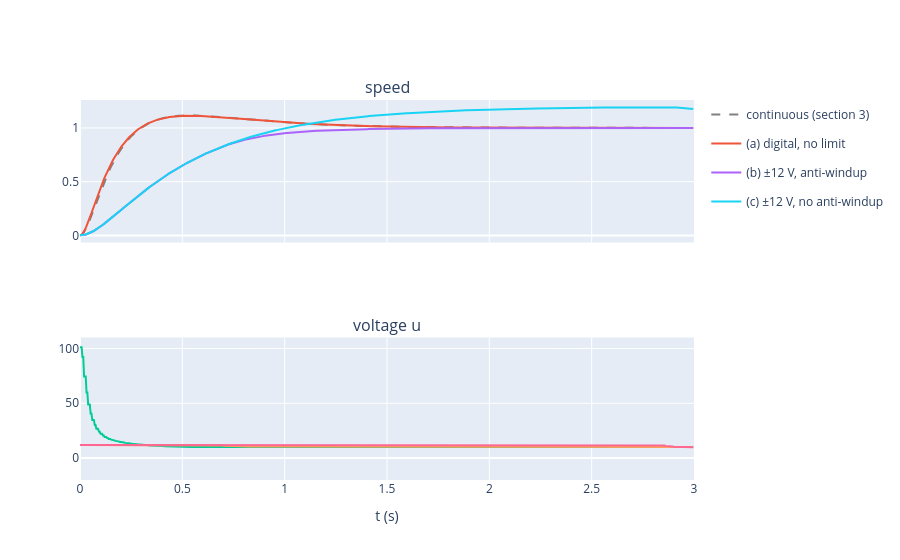

Here is the notebook cell this chart was saved with:
### Markdown cell above
到了穩態，誤差（比例項）和微分項都趨近 0，維持 x = 1 所需的力 k·x = 2 全部由積分項提供，這就是積分能消除穩態誤差的原因。

## 7. 數位 PID（網頁的虛擬碼）

[數位實作](https://yoshiagent.github.io/IntControl/PID-PID_Digital.html)一頁的演算法：

```
e_old = 0; S = 0                     # 初始化
每隔 T 秒：
    e = SP - PV                       # 誤差
    S = S + Ki * (e + e_old) / 2 * T  # 梯形積分
    D = -Kd * (PV - PV_old) / T       # 只對量測值微分
    u = Kp * e + S + D
    if u > u_max: u = u_max; S = S - Ki * (e + e_old) / 2 * T   # 飽和時退回這次積分
    if u < u_min: u = u_min; S = S - Ki * (e + e_old) / 2 * T
    輸出 u（D/A）；e_old = e；PV_old = PV
```

補充：用它控制第 3 節的馬達（取樣 T = 0.01 s，增益 100|200|10），比較 (a) 沒有電壓限制、(b) 電壓限制 ±12 V 並退回積分（防積分飽和）、(c) 限制 ±12 V 但不退回積分：

### Code cell
def digital_pid_motor(T=0.01, u_lim=None, anti_windup=True, t_end=3.0, sp=1.0, dt=1e-4):
    i = w = 0.0
    S, e_old, pv_old = 0.0, 0.0, 0.0
    ts, ws, us = [], [], []
    u = 0.0
    n_sub = int(round(T / dt))
    for k in range(int(round(t_end / T))):
        pv = w
        e = sp - pv
        dS = Ki * (e + e_old) / 2 * T
        S += dS
        D = -Kd * (pv - pv_old) / T if k > 0 else 0.0
        u = Kp * e + S + D
        if u_lim is not None and abs(u) > u_lim:
            u = math.copysign(u_lim, u)
            if anti_windup:
                S -= dS
        e_old, pv_old = e, pv
        for _ in range(n_sub):                                # 零階保持：這 T 秒內電壓固定為 u
            ts.append(len(ts) * dt); ws.append(w); us.append(u)
            f = lambda i_, w_: np.array([(u - R * i_ - Ke * w_) / L, (Kt * i_ - B * w_) / Jm])
            x = np.array([i, w]); a = f(*x); b = f(*(x + dt / 2 * a)); c = f(*(x + dt / 2 * b)); d = f(*(x + dt * c))
            i, w = x + dt / 6 * (a + 2 * b + 2 * c + d)
    return np.array(ts), np.array(ws), np.array(us)

tc, yc = tt, signal.step(closed_loop_dpv(100, 200, 10), T=tt)[1]
cases = {"(a) digital, no limit": dict(), "(b) ±12 V, anti-windup": dict(u_lim=12), "(c) ±12 V, no anti-windup": dict(u_lim=12, anti_windup=False)}
fig = make_subplots(rows=2, cols=1, shared_xaxes=True, subplot_titles=("speed", "voltage u"))
fig.add_scatter(**xy(tc[::10], yc[::10]), mode="lines", line=dict(dash="dash", color="gray"), name="continuous (section 3)", row=1, col=1)
for name, kw in cases.items():
    t, w, u = digital_pid_motor(**kw)
    m = step_info(t, w)
    print(f"{name}：峰值 {m['peak']:.3f}、超越 {m['os']:.1f}%、2% 安定 {ts_text(m)}、最大電壓 {np.abs(u).max():.1f} V")
    fig.add_scatter(**xy(t[::20], w[::20]), mode="lines", name=name, legendgroup=name, row=1, col=1)
    fig.add_scatter(**xy(t[::20], u[::20]), mode="lines", name=name, legendgroup=name, showlegend=False, row=2, col=1)
fig.update_yaxes(range=[-20, 110], row=2, col=1); fig.update_xaxes(title_text="t (s)", row=2, col=1); fig.update_layout(height=560)
fig.show()

### Figure 1 — Plotly figure (JSON) as saved in the notebook; plotly's stock layout.template omitted (floating-point values rounded to 4 significant figures; data arrays with more than 128 entries replaced by an {"elided": "..."} marker saying what was removed)
{"data": [{"line": {"color": "gray", "dash": "dash"}, "mode": "lines", "name": "continuous (section 3)", "type": "scatter", "x": {"elided": "301 float values"}, "xaxis": "x", "y": {"elided": "301 float values"}, "yaxis": "y"}, {"legendgroup": "(a) digital, no limit", "mode": "lines", "name": "(a) digital, no limit", "type": "scatter", "x": {"elided": "750 float values"}, "xaxis": "x", "y": {"elided": "750 float values"}, "yaxis": "y"}, {"legendgroup": "(a) digital, no limit", "mode": "lines", "name": "(a) digital, no limit", "showlegend": false, "type": "scatter", "x": {"elided": "750 float values"}, "xaxis": "x2", "y": {"elided": "750 float values"}, "yaxis": "y2"}, {"legendgroup": "(b) ±12 V, anti-windup", "mode": "lines", "name": "(b) ±12 V, anti-windup", "type": "scatter", "x": {"elided": "750 float values"}, "xaxis": "x", "y": {"elided": "750 float values"}, "yaxis": "y"}, {"legendgroup": "(b) ±12 V, anti-windup", "mode": "lines", "name": "(b) ±12 V, anti-windup", "showlegend": false, "type": "scatter", "x": {"elided": "750 float values"}, "xaxis": "x2", "y": {"elided": "750 float values"}, "yaxis": "y2"}, {"legendgroup": "(c) ±12 V, no anti-windup", "mode": "lines", "name": "(c) ±12 V, no anti-windup", "type": "scatter", "x": {"elided": "750 float values"}, "xaxis": "x", "y": {"elided": "750 float values"}, "yaxis": "y"}, {"legendgroup": "(c) ±12 V, no anti-windup", "mode": "lines", "name": "(c) ±12 V, no anti-windup", "showlegend": false, "type": "scatter", "x": {"elided": "750 float values"}, "xaxis": "x2", "y": {"elided": "750 float values"}, "yaxis": "y2"}], "layout": {"annotations": [{"font": {"size": 16}, "showarrow": false, "text": "speed", "x": 0.5, "xanchor": "center", "xref": "paper", "y": 1.0, "yanchor": "bottom", "yref": "paper"}, {"font": {"size": 16}, "showarrow": false, "text": "voltage u", "x": 0.5, "xanchor": "center", "xref": "paper", "y": 0.375, "yanchor": "bottom", "yref": "paper"}], "height": 560, "xaxis": {"anchor": "y", "domain": [0.0, 1.0], "matches": "x2", "showticklabels": false}, "xaxis2": {"anchor": "y2", "domain": [0.0, 1.0], "title": {"text": "t (s)"}}, "yaxis": {"anchor": "x", "domain": [0.625, 1.0]}, "yaxis2": {"anchor": "x2", "domain": [0.0, 0.375], "range": [-20, 110]}}}
